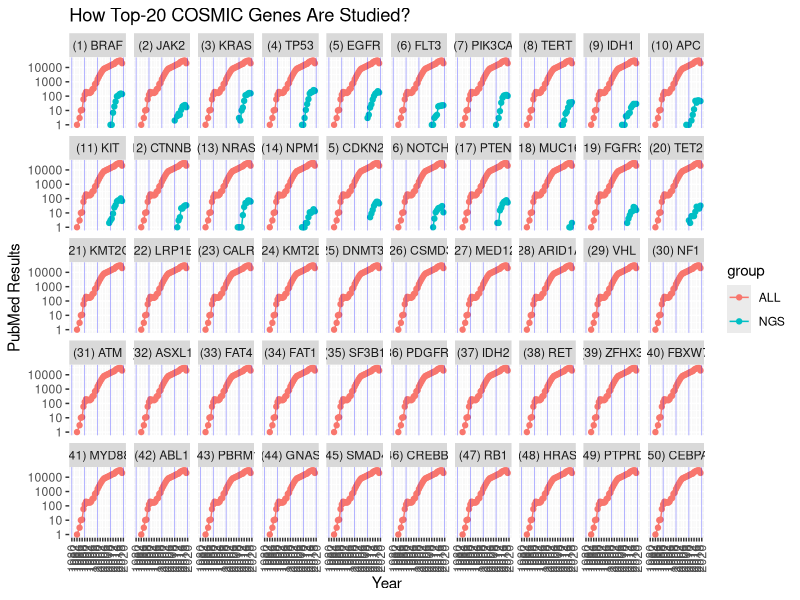

Here is the R script that generated this plot:
library(tidyverse)

a <- read_tsv("data/gene-results.txt")
a2 <- read_tsv("data/gene-results-2.txt")

g <- rbind(a %>% select(-cosmic) %>% mutate(group = "ALL"),
           a2 %>% select(-cosmic) %>% mutate(group = "NGS")) %>%
  left_join(a %>%
              distinct(gene, cosmic) %>%
              arrange(desc(cosmic)) %>%
              mutate(order = row_number()),
            by = c("gene")) %>%
  mutate(name = sprintf("(%d) %s", order, gene),
         name = factor(name, unique(name))) %>%
  filter(year >= 1980, year <= 2019) %>%
  ggplot(aes(x = year, y = pubmed, group = group, color = group)) +
  geom_line() +
  geom_point() +
  facet_wrap(~ name, nrow = 5) +
  scale_y_continuous(trans = "log10") +
  scale_x_continuous(breaks = seq(1980,2020,by=2)) +
  theme(axis.text.x = element_text(angle = 90, hjust = 1, vjust = .5)) +
  geom_vline(xintercept = c(1980,1990,2000,2010,2020),
             alpha = .5, color = "blue", size = .2) +
  labs(x = "Year", y = "PubMed Results") +
  ggtitle("How Top-20 COSMIC Genes Are Studied?")
g %>% ggsave(filename = "genes-2.png", width = 12, height = 8)
